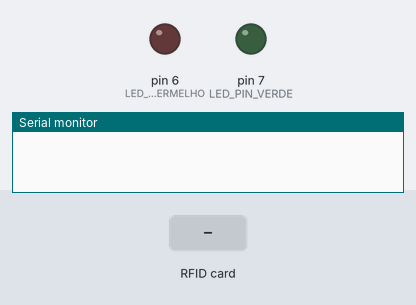
Bench run of a sketch on a simulated Arduino Uno, built with avr-gcc and run on an emulated ATmega328P. Parts: output pins drawn as LEDs (lit = HIGH), the last lines printed to the serial monitor. The test bench sets the inputs (shaded band). Pins used as bus, display or sensor lines are not drawn.

Above: at 1.2 s.
1.3 s: RFID card BD DF 37 21 held to the reader
At 2.0 s:
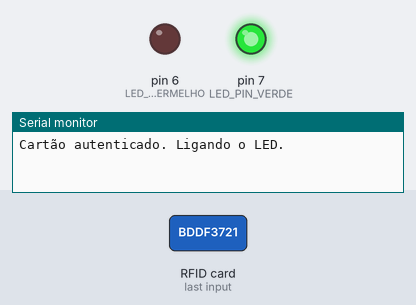
4.3 s: RFID card 5E 7A 19 C4 held to the reader
At 5.7 s:
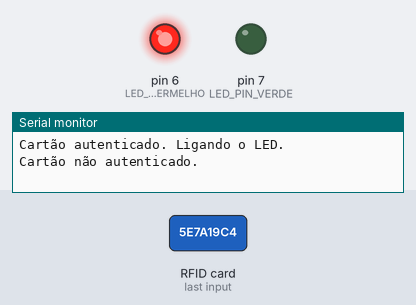
Timing chart, 0 to 7.8 s (numbered marks = the images above; inputs shaded):
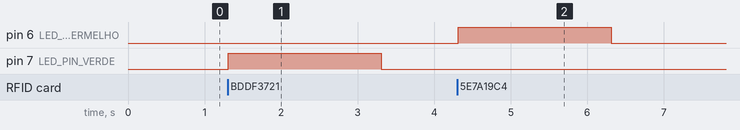

Measured:
- after the input at 1.3 s, pin 7 (LED_PIN_VERDE): LOW → HIGH at once, → LOW 2.0 s later
- after the input at 4.3 s, pin 6 (LED_PIN_VERMELHO): LOW → HIGH at once, → LOW 2.0 s later

The sketch:

leitura_do_cartao.ino
```cpp
#include <SPI.h>
#include <MFRC522.h>

// Defina os pinos do RFID e LED
#define SS_PIN 10
#define RST_PIN 9
#define LED_PIN_VERDE 7

#define LED_PIN_VERMELHO 6

MFRC522 mfrc522(SS_PIN, RST_PIN); // Instancia o objeto do leitor RFID

// ID do cartão correto (substitua pelo seu)
byte correctCard[4] = {0xBD, 0xDF, 0x37, 0x21};

void setup() {
  Serial.begin(9600);  // Inicializa a comunicação serial
  SPI.begin();         // Inicializa o barramento SPI
  mfrc522.PCD_Init();  // Inicializa o leitor RFID
  pinMode(LED_PIN_VERDE, OUTPUT);  // Configura o pino do LED como saída
  pinMode(LED_PIN_VERMELHO, OUTPUT);
}

void loop() {
  // Verifica se há um novo cartão presente
  if (!mfrc522.PICC_IsNewCardPresent() || !mfrc522.PICC_ReadCardSerial()) {
    return;
  }

  // Verifica se o cartão lido é o correto
  if (checkCard(mfrc522.uid.uidByte)) {
    Serial.println("Cartão autenticado. Ligando o LED.");
    digitalWrite(LED_PIN_VERDE, HIGH); // Liga o LED
    delay(2000); // Mantém o LED ligado por 5 segundos
    digitalWrite(LED_PIN_VERDE, LOW); // Desliga o LED
  } else {
    Serial.println("Cartão não autenticado.");
    digitalWrite(LED_PIN_VERMELHO, HIGH);
    delay(2000);
    digitalWrite(LED_PIN_VERMELHO, LOW);
  }

  mfrc522.PICC_HaltA(); // Para a leitura do cartão
}

// Função para verificar se o cartão lido é o correto
bool checkCard(byte *cardID) {
  for (byte i = 0; i < 4; i++) {
    if (cardID[i] != correctCard[i]) {
      return false;
    }
  }
  return true;
}
```
